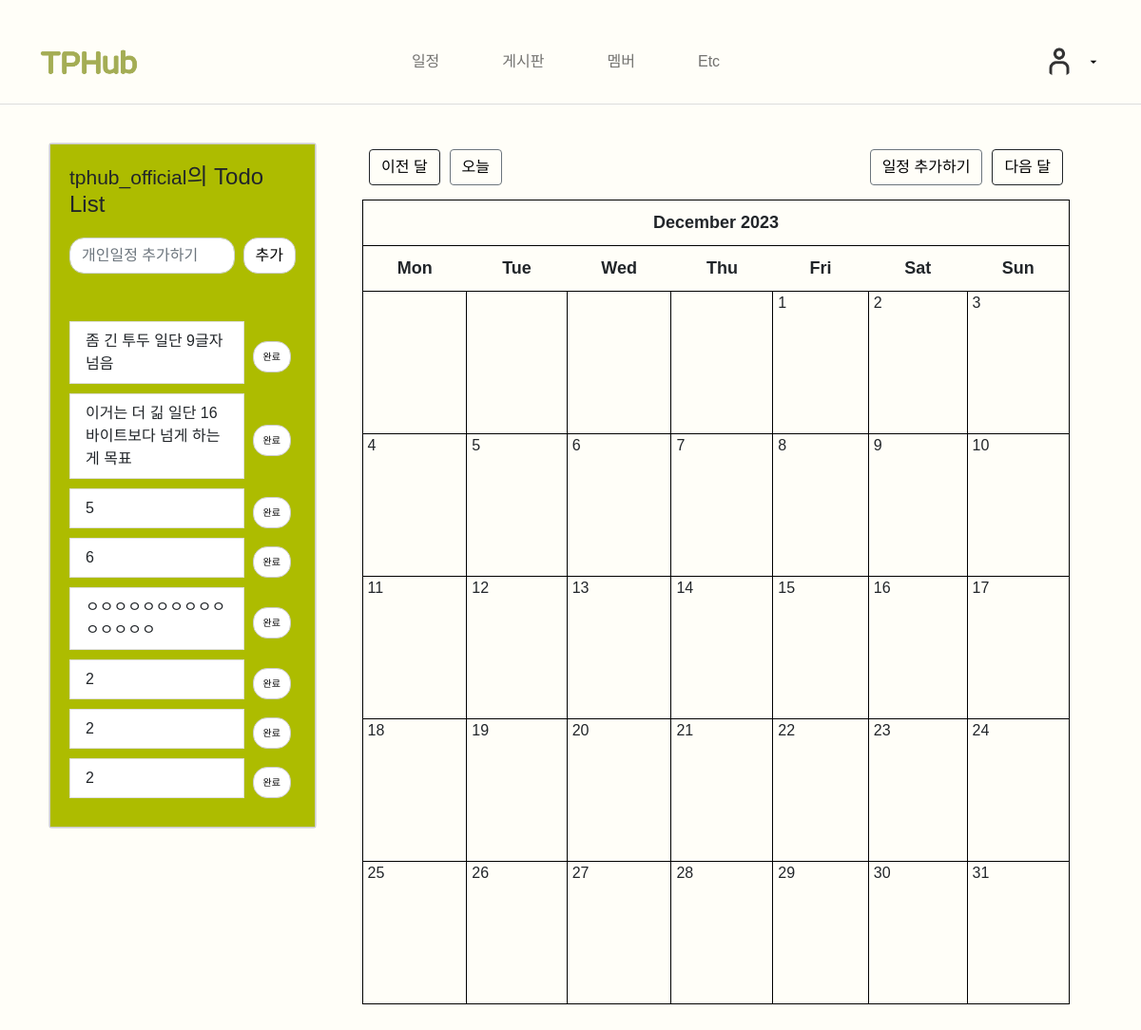
The page /schedule/ (signed in) on the database as committed earlier.
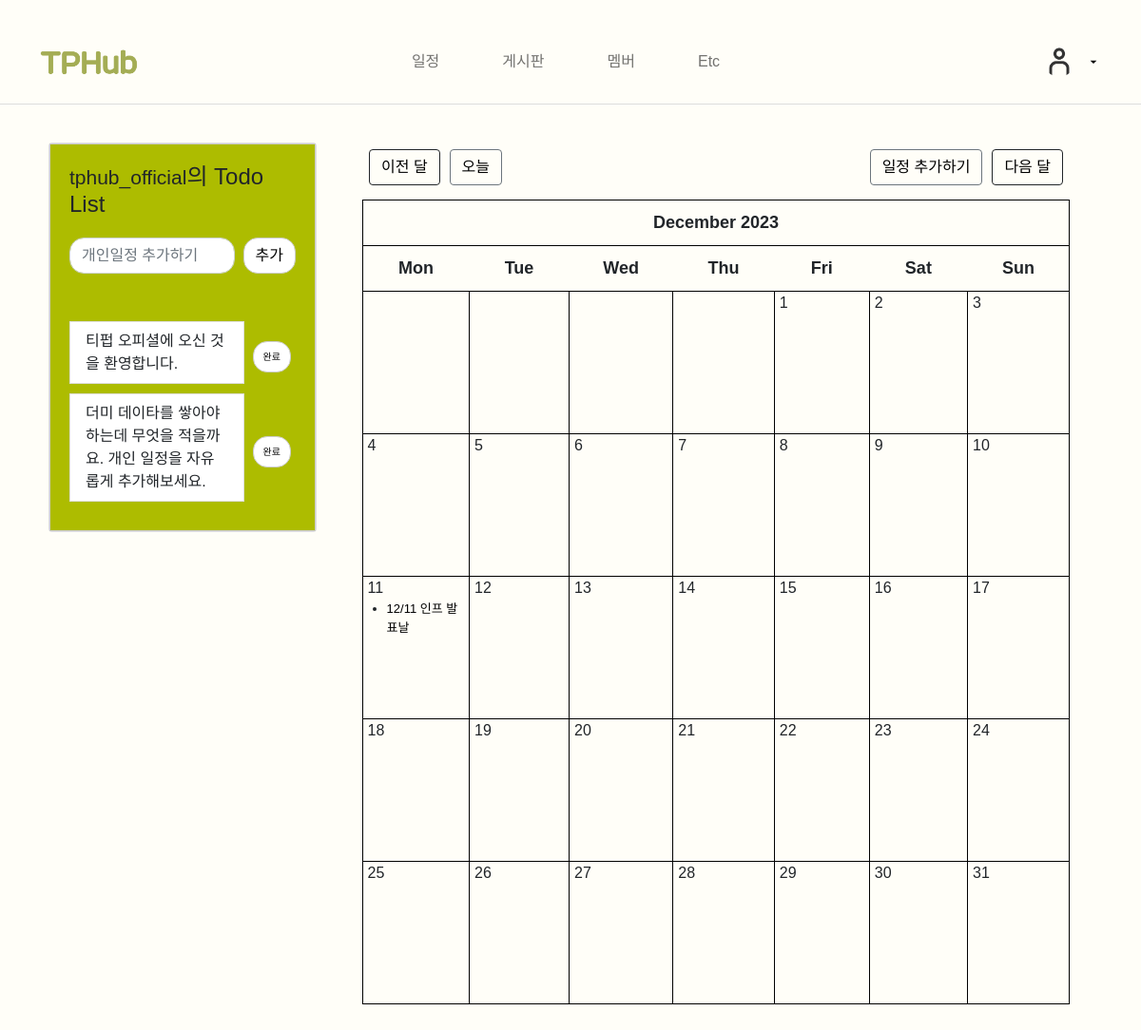
The same page on the database as committed later.
### schedule/models.py (models this page shows, shortened)
class Todo(models.Model):
    content = models.CharField(max_length=255)
    author = models.ForeignKey(User, null=True, blank=False, on_delete=models.SET_NULL)

### schedule/views.py (the view)
# urls.py: path('', views.CalendarView.as_view(), name='calendar'),
class CalendarView(generic.ListView):
    model = Event
    template_name = 'schedule/calendar.html'
    def get_context_data(self, **kwargs):
        context = super().get_context_data(**kwargs)
        today = datetime.today().date()
        d = get_date(self.request.GET.get('month', str(today.year) + '-' + str(today.month)))  ## ('day', None)
        schedule = Calendar(d.year, d.month, user=self.request.user)
        html_schedule = schedule.formatmonth(withyear=True)
        context['calendar'] = mark_safe(html_schedule)
        context['prev_month'] = prev_month(d)
        context['next_month'] = next_month(d)
        context['prev_month_url'] = f"{reverse('schedule:calendar')}?{context['prev_month']}"
        context['next_month_url'] = f"{reverse('schedule:calendar')}?{context['next_month']}"
        context['today'] = today
        todos = Todo.objects.all()
        context['todos'] = todos
        return context

### schedule/models.py (called while the page is built)
    @property
    def get_html_url(self):
        url = reverse('schedule:event_edit', args=(self.pk,))
        return f'<a href="{url}"> {self.title} </a>'

### schedule/utils.py (called while the page is built)
	def formatday(self, day, events):
		events_per_day = events.filter(start_time__day=day)
		d = ''
		if self.user and self.user.is_authenticated:
			for event in events_per_day:
				d += f'<li> {event.get_html_url} </li>'
			if day != 0:
				return f"<td><span class='date'>{day}</span><ul> {d} </ul></td>"
		else:
			if day != 0:
				return f"<td><span class='date'>{day}</span><ul></ul></td>"
		return '<td></td>'

	def formatweek(self, theweek, events):
		week = ''
		for d, weekday in theweek:
			week += self.formatday(d, events)
		return f'<tr> {week} </tr>'

	def formatmonth(self, withyear=True):
		events = Event.objects.filter(start_time__year=self.year, start_time__month=self.month)
		schedule = f'<table border="0" cellpadding="0" cellspacing="0" class="calendar">\n'
		schedule += f'{self.formatmonthname(self.year, self.month, withyear=withyear)}\n'
		schedule += f'{self.formatweekheader()}\n'
		for week in self.monthdays2calendar(self.year, self.month):
			schedule += f'{self.formatweek(week, events)}\n'
		return schedule

### schedule/templates/schedule/calendar.html (shortened to what this page needs)
{% extends 'schedule/base.html' %}
{% block calendar_area %}
    <div class="clearfix">
        <a class="btn btn-dark left" href="{{ prev_month_url }}"> 이전 달 </a>
        <a class="btn btn-secondary left" style="margin-left: 10px" href="{% url 'schedule:calendar' %}?month={{ today.year }}-{{ today.month }}"> 오늘 </a>
        <a class="btn btn-dark right" href="{{ next_month_url }}"> 다음 달 </a>
        {% if user.is_authenticated %}
        <a class="btn btn-secondary right" style="margin-right: 10px"  href="{% url 'schedule:event_new' %}"> 일정 추가하기 </a>
        {% else %}
        <a class="btn btn-secondary right" style="margin-right: 10px"  href="#" data-toggle="modal" data-target="#loginModal"> 일정 추가하기 </a>
        {% endif %}
    </div>
    {{ calendar }}
{% endblock %}

### schedule/templates/schedule/index.html (shortened to what this page needs)
{% block personal_schedule %}
  {% load static %}
<head>
    <link rel="stylesheet" type="text/css" href="{% static 'schedule/css/todo.css' %}">
</head>
<div class="container" style="padding: 20px; border: 1px solid #ccc;background-color: #ADBC00;">
        <div class="header">
            <div class="page-header">
                {% if user.is_authenticated %}
                    <h4><small>{{ user }}</small>의 Todo List </h4>
                {% else %}
                    <h4>Todo List</h4>
                    <p> 로그인이 필요합니다 </p>
                {% endif %}
            </div>
        </div>
        <div class="content">
            {% if user.is_authenticated %}
            <div class="messageDiv">
                <form action="./createTodo" method="POST">
                    <div class="input-group">
                        <input id="todoContent" name="todoContent" type="text" class="form-control" placeholder="개인일정 추가하기">
                        <span class="input-group-btn">
                            <button class="btn btn-default" style="background: white;" type="submit">추가</button>
                        </span>
                    </div>
                </form>
            </div>
            {% endif %}
            {% if user.is_authenticated %}
            <div class="toDoDiv">
                <ul class="list-group">
                    {% for todo in todos %}
                        {% if todo.author == user %}
                        <form action="./deleteTodo" method="GET">
                            <div class="input-group">
                                <div class="list-group-item-container">
                                <li class="list-group-item">{{ todo.content }}</li>
                                 </div>
                                <span class="input-group-addon">
                                    <button type="submit" style="background: white;" class="custom-btn btn btn-black">완료</button>
                                </span>
                            </div>
                        </form>
                        {% endif %}
                    {% endfor %}
                </ul>
            </div>
            {% endif %}
        </div>
    </div>
{% endblock %}

Rows that differ between the two databases and show on the page:
removed Todo: content "좀 긴 투두 일단 9글자 넘음"
removed Todo: content "이거는 더 긺 일단 16바이트보다 넘게 하는게 목표"
removed Todo: content "5"
removed Todo: content "6"
removed Todo: content "ㅇㅇㅇㅇㅇㅇㅇㅇㅇㅇㅇㅇㅇㅇㅇ"
removed Todo: content "2"
removed Todo: content "2"
removed Todo: content "2"
added Todo: content "티펍 오피셜에 오신 것을 환영합니다."
added Todo: content "더미 데이타를 쌓아야 하는데 무엇을 적을까요. 개인 일정을 자유롭게 추가해보세요."
Other text that changed with them:
{{ calendar }}: "December 2023 Mon Tue Wed Thu Fri Sat Sun 1 2 3 4 5 6 7 8 9 10 11 12 13 14 15 16 17 18 19 20 21 22 23 24 25 26 27 28 29 30 31" → "December 2023 Mon Tue Wed Thu Fri Sat Sun 1 2 3 4 5 6 7 8 9 10 11 12/11 인프 발표날 12 13 14 15 16 17 18 19 20 21 22 23 24 25 26 27 28 29 30 31"
